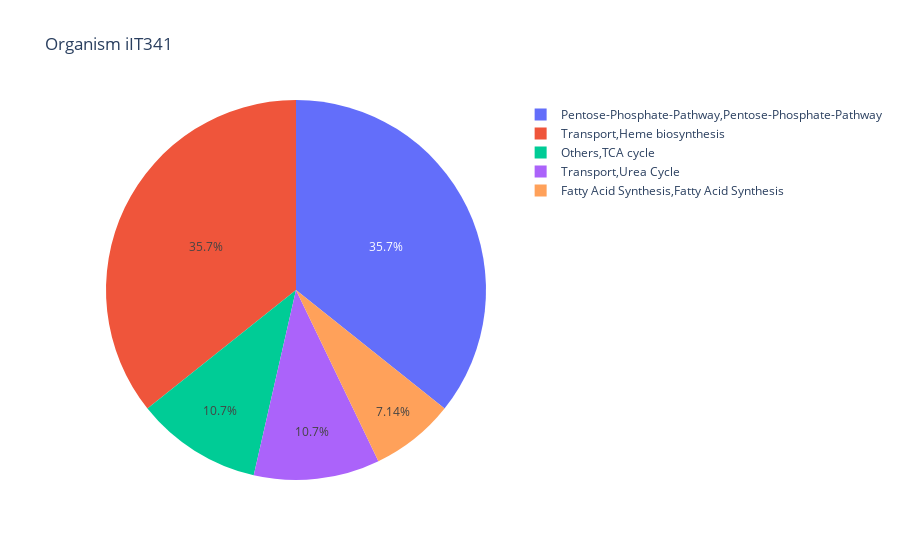
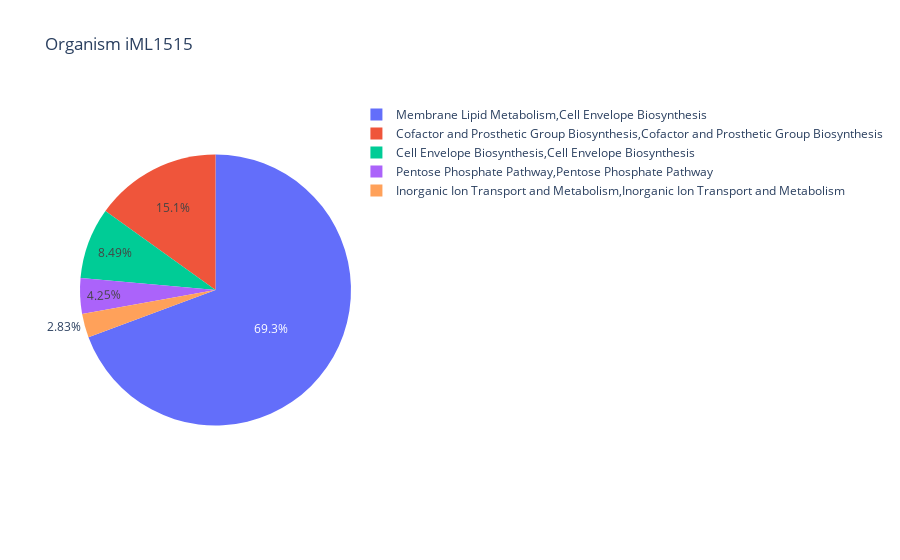
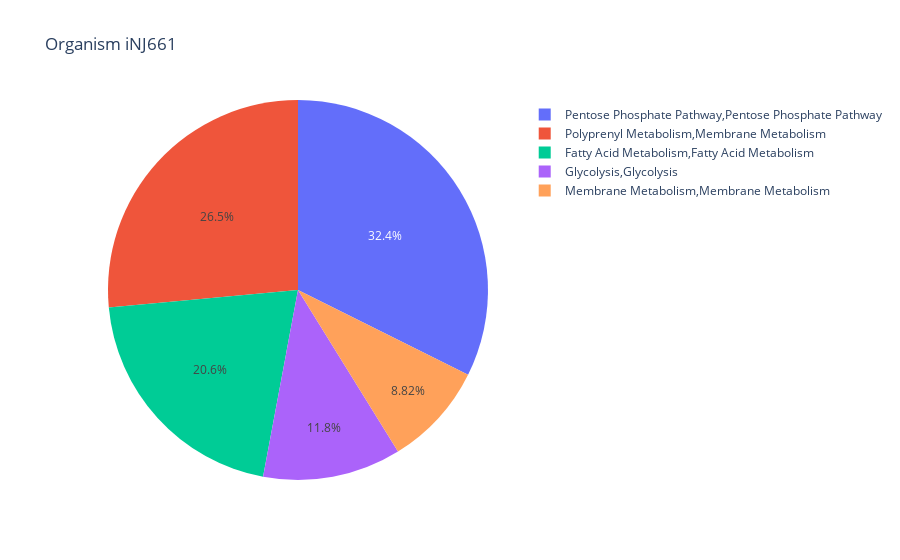
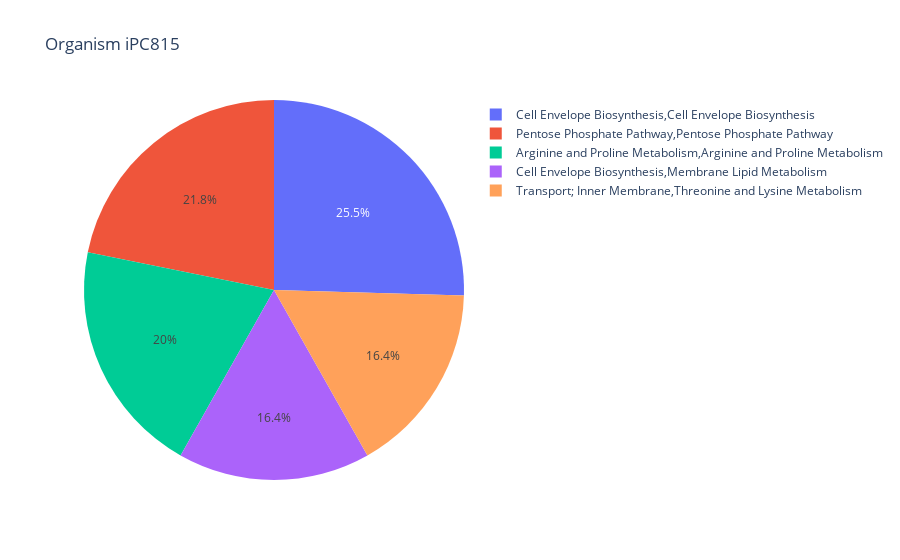

Notebook source saved alongside these figures, in order:
### Code cell
%matplotlib tk
for i in models:
    print("Organism:", i)
    df_new = pd.read_csv(i+'_submodules.csv')
    df_new2 = df_new.copy()
    df_new2 = df_new2.groupby(["Subsystem 1", "Subsystem 2"]).count()
    df_new2 = df_new2["Unnamed: 0"]
    df_new2 = df_new2.reset_index()
    df_new2 = df_new2.rename(columns={"Unnamed: 0":"Count"})
    df_new2["Combination"] = df_new2['Subsystem 1'] + "," + df_new2['Subsystem 2']
    df_new2.sort_values(['Count'], ascending=False, inplace=True)
    df_max = df_new2.head(5)
    
    fig = px.pie(df_max, values='Count', names='Combination', title="Organism "+i)
    fig.show()

### Figure 1 — Plotly figure (JSON) as saved in the notebook; plotly's stock layout.template omitted (floating-point values rounded to 4 significant figures)
{"data": [{"domain": {"x": [0, 1], "y": [0, 1]}, "hovertemplate": "Combination=%{label}<br>Count=%{value}<extra></extra>", "labels": ["Pentose-Phosphate-Pathway,Pentose-Phosphate-Pathway", "Transport,Heme biosynthesis", "Others,TCA cycle", "Transport,Urea Cycle", "Fatty Acid Synthesis,Fatty Acid Synthesis"], "legendgroup": "", "name": "", "showlegend": true, "type": "pie", "values": [10, 10, 3, 3, 2]}], "layout": {"autosize": true, "legend": {"tracegroupgap": 0}, "title": {"text": "Organism iIT341"}}}

### Figure 2 — Plotly figure (JSON) as saved in the notebook; plotly's stock layout.template omitted (floating-point values rounded to 4 significant figures)
{"data": [{"domain": {"x": [0, 1], "y": [0, 1]}, "hovertemplate": "Combination=%{label}<br>Count=%{value}<extra></extra>", "labels": ["Membrane Lipid Metabolism,Cell Envelope Biosynthesis", "Cofactor and Prosthetic Group Biosynthesis,Cofactor and Prosthetic Group Biosynthesis", "Cell Envelope Biosynthesis,Cell Envelope Biosynthesis", "Pentose Phosphate Pathway,Pentose Phosphate Pathway", "Inorganic Ion Transport and Metabolism,Inorganic Ion Transport and Metabolism"], "legendgroup": "", "name": "", "showlegend": true, "type": "pie", "values": [147, 32, 18, 9, 6]}], "layout": {"autosize": true, "legend": {"tracegroupgap": 0}, "title": {"text": "Organism iML1515"}}}

### Figure 3 — Plotly figure (JSON) as saved in the notebook; plotly's stock layout.template omitted (floating-point values rounded to 4 significant figures)
{"data": [{"domain": {"x": [0, 1], "y": [0, 1]}, "hovertemplate": "Combination=%{label}<br>Count=%{value}<extra></extra>", "labels": ["Pentose Phosphate Pathway,Pentose Phosphate Pathway", "Polyprenyl Metabolism,Membrane Metabolism", "Fatty Acid Metabolism,Fatty Acid Metabolism", "Glycolysis,Glycolysis", "Membrane Metabolism,Membrane Metabolism"], "legendgroup": "", "name": "", "showlegend": true, "type": "pie", "values": [11, 9, 7, 4, 3]}], "layout": {"autosize": true, "legend": {"tracegroupgap": 0}, "title": {"text": "Organism iNJ661"}}}

### Figure 4 — Plotly figure (JSON) as saved in the notebook; plotly's stock layout.template omitted (floating-point values rounded to 4 significant figures)
{"data": [{"domain": {"x": [0, 1], "y": [0, 1]}, "hovertemplate": "Combination=%{label}<br>Count=%{value}<extra></extra>", "labels": ["Cell Envelope Biosynthesis,Cell Envelope Biosynthesis", "Pentose Phosphate Pathway,Pentose Phosphate Pathway", "Arginine and Proline Metabolism,Arginine and Proline Metabolism", "Cell Envelope Biosynthesis,Membrane Lipid Metabolism", "Transport; Inner Membrane,Threonine and Lysine Metabolism"], "legendgroup": "", "name": "", "showlegend": true, "type": "pie", "values": [14, 12, 11, 9, 9]}], "layout": {"autosize": true, "legend": {"tracegroupgap": 0}, "title": {"text": "Organism iPC815"}}}
